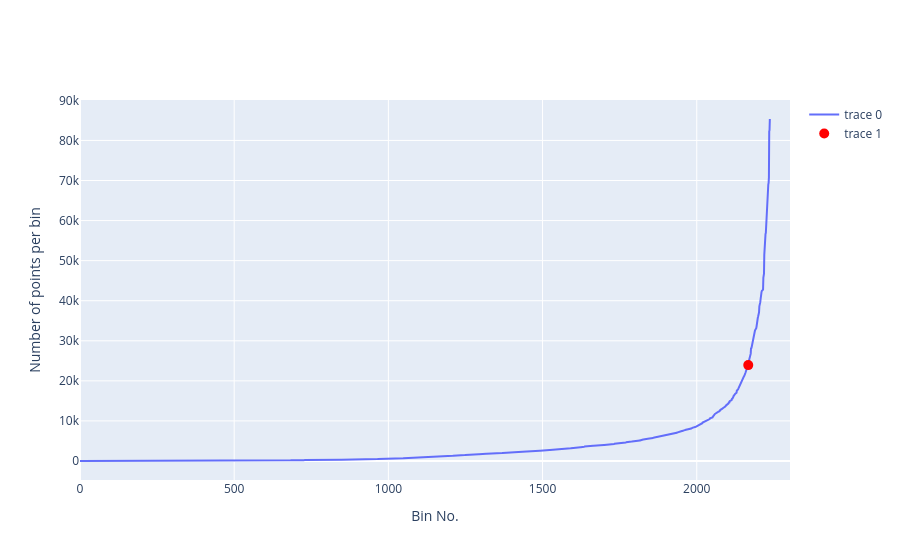

Here is the notebook cell this chart was saved with:
### Code cell
threshold_1 = profileNo_vs_xy_bins(df_00_23, n_x_bins=100, n_y_bins=100, show_threshold=True, threshold_quantile=0.99, projection='npstere')

### Figure 1 — Plotly figure (JSON) as saved in the notebook; plotly's stock layout.template omitted (floating-point values rounded to 4 significant figures; data arrays with more than 128 entries replaced by an {"elided": "..."} marker saying what was removed)
{"data": [{"type": "scatter", "x": {"elided": "2238 int values"}, "y": {"elided": "2238 int values"}}, {"marker": {"color": "red", "size": 10}, "mode": "markers", "type": "scatter", "x": [2167], "y": [23936]}], "layout": {"xaxis": {"title": {"text": "Bin No."}}, "yaxis": {"title": {"text": "Number of points per bin"}}}}
